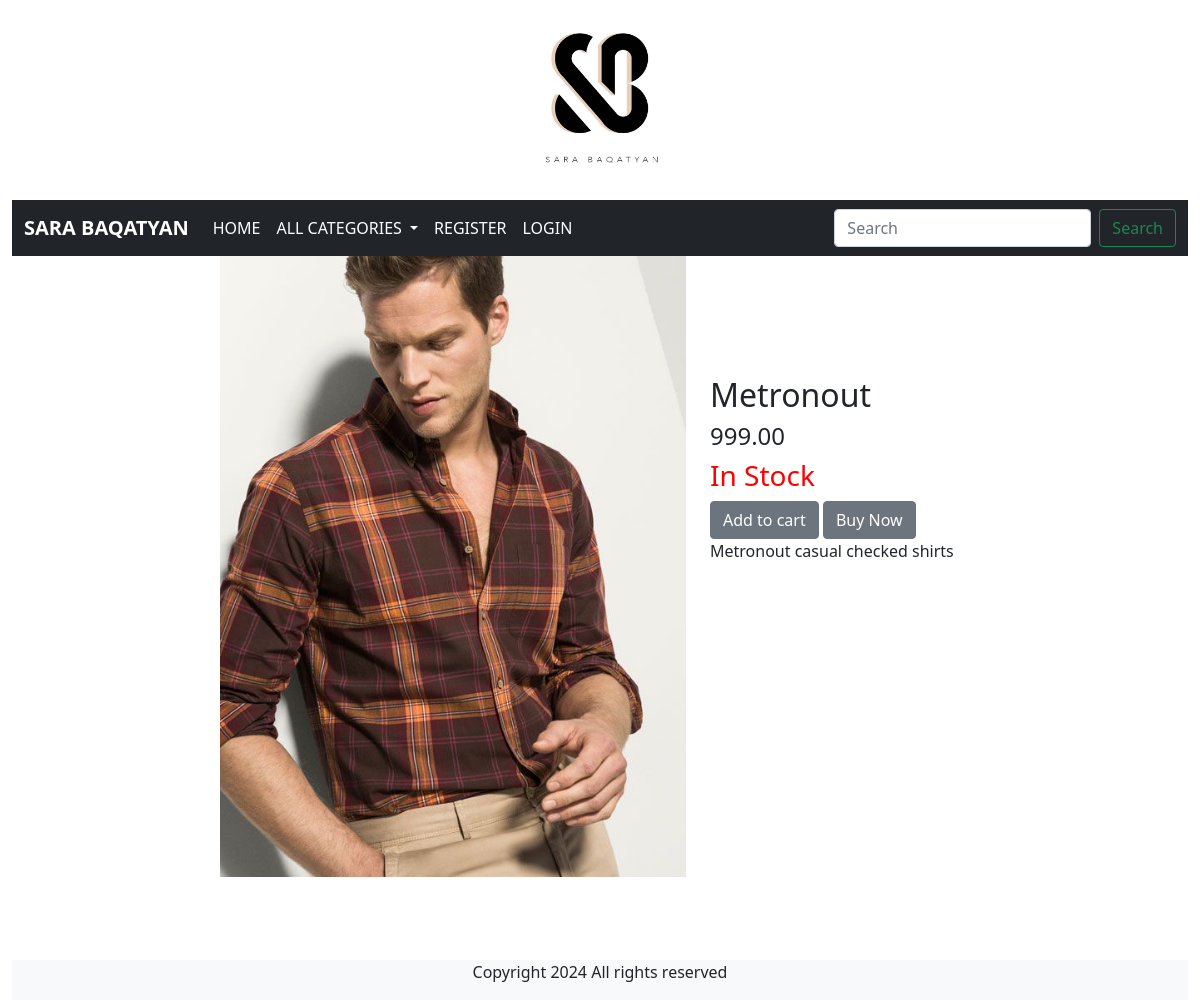
Page /details/1/ on the committed database.
### shop/models.py (models this page shows, shortened)
class Product(models.Model):
    name=models.CharField(max_length=10)
    description=models.TextField()
    image=models.ImageField(upload_to='images',blank=True,null=True)
    price=models.DecimalField(max_digits=10,decimal_places=2)
    stock=models.IntegerField()
    available=models.BooleanField(default=True)
    created=models.DateTimeField(auto_now_add=True)
    updated=models.DateTimeField(auto_now=True)
    category=models.ForeignKey(Category,on_delete=models.CASCADE)

### shop/views.py (the view)
# urls.py: path('details/<int:i>/',views.details,name='details'),
def details(request,i):
    d=Product.objects.get(id=i)
    return render(request,'details.html',{'detail':d})

### cart/context_processors.py (called while the page is built, shortened)
def count(request):
    u=request.user
    count=0
    return {'count':count}

### shop/context_processors.py (called while the page is built)
def links(request):
    c=Category.objects.all()
    return {'links':c}

### template/details.html (shortened to what this page needs)
{% extends 'base.html' %}
{% block content %}
<div class="container-fluid">
    <div class="row">
        <div class="col-sm-2">
        </div>
        <div class="col-sm-5">
            <img src="{{ detail.image.url }}" alt="{{ detail.name }}" height="100%" width="100%">
        </div>
        <div class="col-sm-5 "style="margin-top:120px;">
            <h2>{{ detail.name }}</h2>
            <h4>{{ detail.price }}</h4>
            {% if user.is_superuser == True %}
                {% if detail.stock %}
                <h3 style="color:green;">In Stock</h3>
            <a style="text-decoration:none;"  href="{% url 'admin:index' %}" class="btn_1">Add stock</a>
                {% else %}
                  <h3 style="color:green;">Out of Stock</h3>
            <a style="text-decoration:none;"  href="{% url 'admin:index' %}" class="btn_1">Add stock</a>
                {% endif %}
            {% else %}
            {% if detail.stock %}
                <h3 style="color:red;">In Stock</h3>
             <a href="{% url 'cart:cart' detail.id %}" class="btn btn-secondary">Add to cart</a>
             <a href="#" class="btn btn-secondary">Buy Now</a>
            {% else %}
            <h3 style="text-red">Out of stock</h3>
            {% endif %}
            {% endif %}
                <p>{{ detail.description }}</p>
        </div>
    </div>
</div>
{% endblock %}

### rows in the picture
Product: image (picture), name "Metronout", price "999.00", description "Metronout casual checked shirts"
